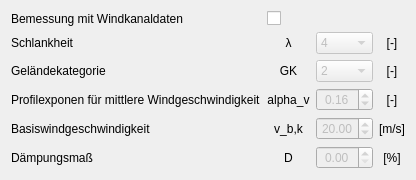
          <widget class="QWidget" name="tab_170">
           <attribute name="title">
            <string>Windkanaldaten</string>
           </attribute>
           <layout class="QGridLayout" name="gridLayout_15">
            <item row="0" column="0">
             <layout class="QGridLayout" name="gridLayout_14">
              <item row="0" column="0">
               <widget class="QLabel" name="label_170_01">
                <property name="text">
                 <string>Bemessung mit Windkanaldaten</string>
                </property>
               </widget>
              </item>
              <item row="0" column="1">
               <widget class="QCheckBox" name="checkBox_170_02">
                <property name="text">
                 <string/>
                </property>
               </widget>
              </item>
              <item row="1" column="0">
               <widget class="QLabel" name="label_170_11">
                <property name="text">
                 <string>Schlankheit</string>
                </property>
               </widget>
              </item>
              <item row="1" column="1">
               <widget class="QLabel" name="label_170_12">
                <property name="text">
                 <string>λ</string>
                </property>
                <property name="alignment">
                 <set>Qt::AlignCenter</set>
                </property>
               </widget>
              </item>
              <item row="1" column="2">
               <widget class="QComboBox" name="comboBox_170_13">
                <property name="enabled">
                 <bool>false</bool>
                </property>
                <item>
                 <property name="text">
                  <string>4</string>
                 </property>
                </item>
                <item>
                 <property name="text">
                  <string>5</string>
                 </property>
                </item>
                <item>
                 <property name="text">
                  <string>8</string>
                 </property>
                </item>
               </widget>
              </item>
              <item row="1" column="3">
               <widget class="QLabel" name="label_170_14">
                <property name="text">
                 <string>[-]</string>
                </property>
                <property name="alignment">
                 <set>Qt::AlignCenter</set>
                </property>
               </widget>
              </item>
              <item row="2" column="0">
               <widget class="QLabel" name="label_170_21">
                <property name="text">
                 <string>Geländekategorie</string>
                </property>
               </widget>
              </item>
              <item row="2" column="1">
               <widget class="QLabel" name="label_170_22">
                <property name="text">
                 <string>GK</string>
                </property>
                <property name="alignment">
                 <set>Qt::AlignCenter</set>
                </property>
               </widget>
              </item>
              <item row="2" column="2">
               <widget class="QComboBox" name="comboBox_170_23">
                <property name="enabled">
                 <bool>false</bool>
                </property>
                <item>
                 <property name="text">
                  <string>2</string>
                 </property>
                </item>
                <item>
                 <property name="text">
                  <string>4</string>
                 </property>
                </item>
               </widget>
              </item>
              <item row="2" column="3">
               <widget class="QLabel" name="label_170_24">
                <property name="text">
                 <string>[-]</string>
                </property>
                <property name="alignment">
                 <set>Qt::AlignCenter</set>
                </property>
               </widget>
              </item>
              <item row="3" column="0">
               <widget class="QLabel" name="label_170_31">
                <property name="text">
                 <string>Profilexponen für mittlere Windgeschwindigkeit</string>
                </property>
               </widget>
              </item>
              <item row="3" column="1">
               <widget class="QLabel" name="label_170_32">
                <property name="text">
                 <string>alpha_v</string>
                </property>
                <property name="alignment">
                 <set>Qt::AlignCenter</set>
                </property>
               </widget>
              </item>
              <item row="3" column="2">
               <widget class="QDoubleSpinBox" name="doubleSpinBox_170_33">
                <property name="enabled">
                 <bool>false</bool>
                </property>
                <property name="alignment">
                 <set>Qt::AlignCenter</set>
                </property>
                <property name="value">
                 <double>0.160000000000000</double>
                </property>
               </widget>
              </item>
              <item row="3" column="3">
               <widget class="QLabel" name="label_170_34">
                <property name="text">
                 <string>[-]</string>
                </property>
                <property name="alignment">
                 <set>Qt::AlignCenter</set>
                </property>
               </widget>
              </item>
              <item row="4" column="0">
               <widget class="QLabel" name="label_170_41">
                <property name="text">
                 <string>Basiswindgeschwindigkeit</string>
                </property>
               </widget>
              </item>
              <item row="4" column="1">
               <widget class="QLabel" name="label_170_42">
                <property name="text">
                 <string>v_b,k</string>
                </property>
                <property name="alignment">
                 <set>Qt::AlignCenter</set>
                </property>
               </widget>
              </item>
              <item row="4" column="2">
               <widget class="QDoubleSpinBox" name="doubleSpinBox_170_43">
                <property name="enabled">
                 <bool>false</bool>
                </property>
                <property name="alignment">
                 <set>Qt::AlignCenter</set>
                </property>
                <property name="value">
                 <double>20.000000000000000</double>
                </property>
               </widget>
              </item>
              <item row="4" column="3">
               <widget class="QLabel" name="label_170_44">
                <property name="text">
                 <string>[m/s]</string>
                </property>
                <property name="alignment">
                 <set>Qt::AlignCenter</set>
                </property>
               </widget>
              </item>
              <item row="5" column="0">
               <widget class="QLabel" name="label_170_51">
                <property name="text">
                 <string>Dämpungsmaß</string>
                </property>
               </widget>
              </item>
              <item row="5" column="1">
               <widget class="QLabel" name="label_170_52">
                <property name="text">
                 <string>D</string>
                </property>
                <property name="alignment">
                 <set>Qt::AlignCenter</set>
                </property>
               </widget>
              </item>
              <item row="5" column="2">
               <widget class="QDoubleSpinBox" name="doubleSpinBox_170_53">
                <property name="enabled">
                 <bool>false</bool>
                </property>
                <property name="alignment">
                 <set>Qt::AlignCenter</set>
                </property>
                <property name="maximum">
                 <double>10.000000000000000</double>
                </property>
               </widget>
              </item>
              <item row="5" column="3">
               <widget class="QLabel" name="label_170_54">
                <property name="text">
                 <string>[%]</string>
                </property>
                <property name="alignment">
                 <set>Qt::AlignCenter</set>
                </property>
               </widget>
              </item>
             </layout>
            </item>
           </layout>
          </widget>
